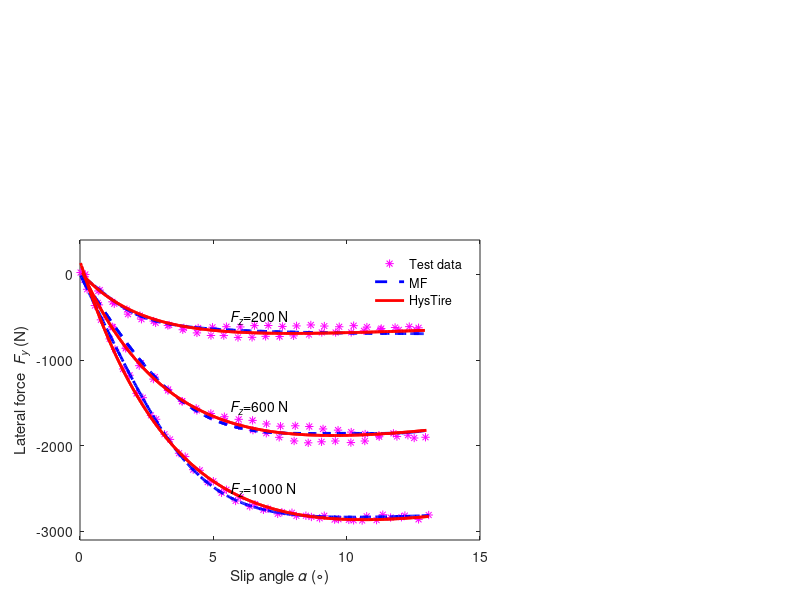

MATLAB code for this plot: (Note: this script raises an error after producing the figure.)
clear;
clc;

load('TireB_testdata.mat');  %试验数据 工作区

s_test1=Sa200; 
p= -0.06;          
q= 1.965;
r= 2.098;
w= 2.333;
Fy_exp200 = -200*(p*s_test1+q+r*(1-2*exp(-s_test1/w)));

B= -0.472;               
C= 0.535;
D= -4.814;
E= -1.83;
Fy_MF200 =-200*D*sin(C*atan((B*s_test1-E*(B*s_test1 - atan(B*s_test1)))));

s_test1=Sa600; 
p= -0.077;          
q= 1.994;
r= 2.133;
w= 3.401;
Fy_exp600=-600*(p*s_test1+q+r*(1-2*exp(-s_test1/w)));
B= 0.041;               
C= 6.295;
D= 3.094;
E= 7.181;
Fy_MF600 =-600*D*sin(C*atan((B*s_test1-E*(B*s_test1 - atan(B*s_test1)))));

s_test1=Sa1000; 
p= -0.058;          
q= 1.77;
r= 1.924;
w= 3.681;
Fy_exp1000=-1000*(p*s_test1+q+r*(1-2*exp(-s_test1/w)));

B= -0.177;               
C= 1.27;
D= -2.833;
E= -1.456;
Fy_MF1000 = -1000*D*sin(C*atan((B*s_test1-E*(B*s_test1 - atan(B*s_test1)))));

axes('position',[0.1,0.1,0.5,0.5]); 
h1=plot(Sa200(1:13:627),Fy200(1:13:627),'m*','LineWidth',0.5);
hold on;
plot(Sa600(1:13:627),Fy600(1:13:627),'m*','LineWidth',0.5);
hold on;
plot(Sa1000(1:13:630),Fy1000(1:13:630),'m*','LineWidth',0.5);

hold on;
h2=plot(Sa200,Fy_MF200,'--b','LineWidth',2);
hold on;
h3=plot(Sa200,Fy_exp200,'r','LineWidth',2);


hold on;
plot(Sa600,Fy_MF600,'--b','LineWidth',2);
hold on;
plot(Sa600,Fy_exp600,'r','LineWidth',2);

hold on;
plot(Sa1000,Fy_MF1000,'--b','LineWidth',2);
hold on;
plot(Sa1000,Fy_exp1000,'r','LineWidth',2);


legend([h1 h2 h3],'Test data','MF','HysTire','location','northeast','box','off');
xlabel('Slip angle{\it \alpha} (\circ)');
ylabel('Lateral force {\it F_y} (N)');
set(gca,'XTick',[0:5:15]);
set(gca,'YTick',[-3000:1000:0]);

text(5.5,-500,'{\it F_z}=200 N');%文字说明
text(5.5,-1550,'{\it F_z}=600 N');%文字说明
text(5.5,-2500,'{\it F_z}=1000 N');%文字说明

 axis([0 15 -3100 400]);
 
exp_error_a = Fy200 - Fy_exp200;
exp_mse_a = mse(exp_error_a);

MF_error_a =Fy200 - Fy_MF200;
MF_mse_a = mse(MF_error_a);

exp_error_b = Fy600 - Fy_exp600;
exp_mse_b = mse(exp_error_b);
MF_error_b = Fy600 - Fy_MF600;
MF_mse_b = mse(MF_error_b);

exp_error_c = Fy1000 - Fy_exp1000;
exp_mse_c = mse(exp_error_c);
MF_error_c = Fy1000 - Fy_MF1000;
MF_mse_c = mse(MF_error_c);